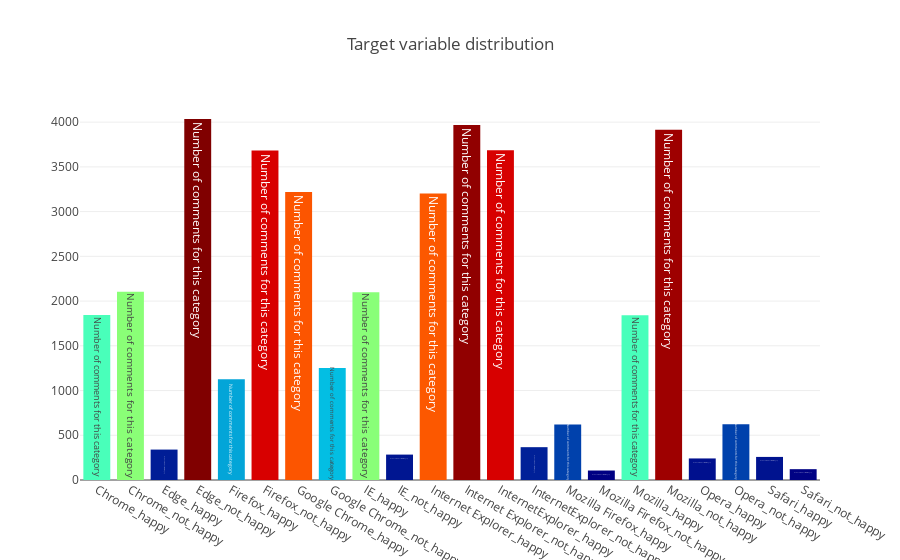

The notebook cell saved with this chart:
### Code cell
plot('browser_happy', train_df)

### Figure 1 — Plotly figure (JSON) as saved in the notebook; plotly's stock layout.template omitted (floating-point values rounded to 4 significant figures)
{"data": [{"marker": {"color": [4035, 3967, 3916, 3685, 3682, 3218, 3203, 2103, 2099, 1845, 1841, 1251, 1125, 624, 621, 367, 340, 284, 258, 241, 121, 106], "colorscale": "Jet"}, "text": "Number of comments for this category", "type": "bar", "x": ["Edge_not_happy", "Internet Explorer_not_happy", "Mozilla_not_happy", "InternetExplorer_happy", "Firefox_not_happy", "Google Chrome_happy", "Internet Explorer_happy", "Chrome_not_happy", "IE_happy", "Chrome_happy", "Mozilla_happy", "Google Chrome_not_happy", "Firefox_happy", "Opera_not_happy", "Mozilla Firefox_happy", "InternetExplorer_not_happy", "Edge_happy", "IE_not_happy", "Safari_happy", "Opera_happy", "Safari_not_happy", "Mozilla Firefox_not_happy"], "y": [4035, 3967, 3916, 3685, 3682, 3218, 3203, 2103, 2099, 1845, 1841, 1251, 1125, 624, 621, 367, 340, 284, 258, 241, 121, 106]}], "layout": {"title": "Target variable distribution", "xaxis": {"categoryorder": "category ascending"}}}
